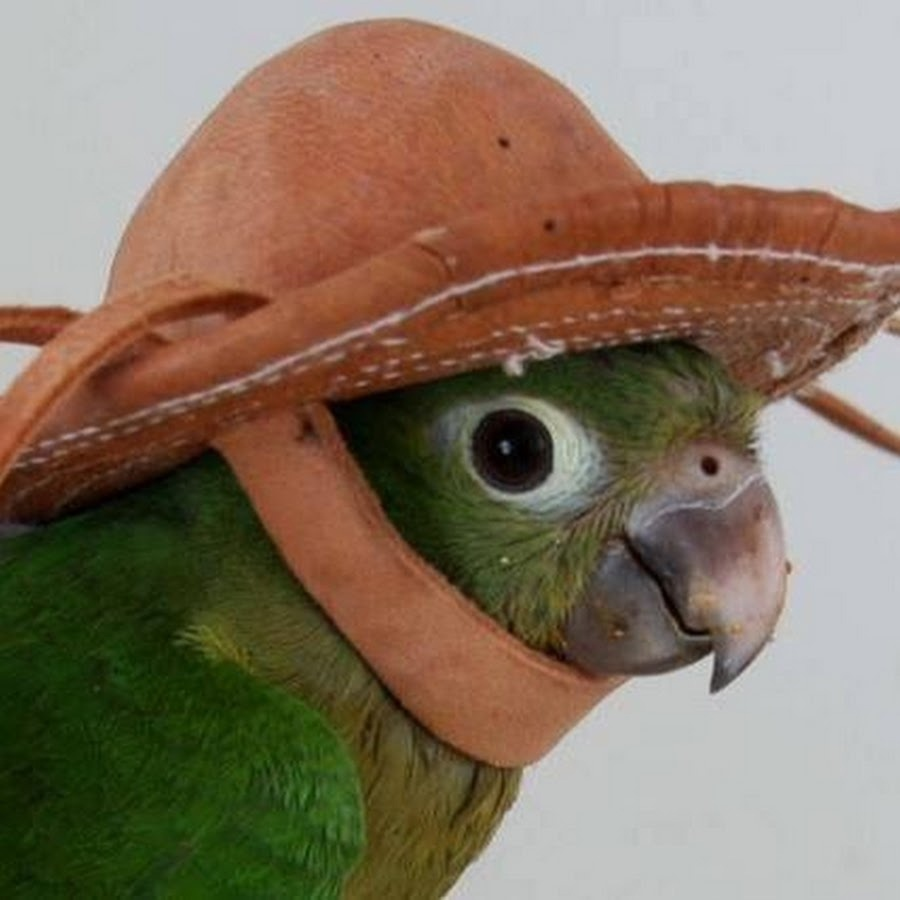
//> input picture lab_exp/ocv21labs-main/Lab 2/main_task/popug.jpg, 900 x 900 px
$ ./lab2   (built with g++ and OpenCV 4)
//> lines starting //> are read from the running program, lines starting //| are printed output that depends on the picture
### lab_exp/ocv21labs-main/Lab 2/main_task/ManyImg.hpp
#include <opencv2/imgproc.hpp>
#include <opencv2/imgcodecs.hpp>
#include <opencv2/core.hpp>
#include <opencv2/highgui.hpp>
#include <string>;
#include <iostream>;
#include <cstdarg>


void ShowManyImages(std::string title, int nArgs, ...);

### lab_exp/ocv21labs-main/Lab 2/main_task/ManyImg.cpp
#include "ManyImg.hpp";


void ShowManyImages(std::string title, int nArgs, ...) {
    int size;
    int i;
    int m, n;
    int x, y;

    // w - Maximum number of images in a row
    // h - Maximum number of images in a column
    int w, h;

    // scale - How much we have to resize the image
    float scale;
    int max;

    // If the number of arguments is lesser than 0 or greater than 12
    // return without displaying
    if (nArgs <= 0) {
        printf("Number of arguments too small....\n");
        return;
    }
    else if (nArgs > 14) {
        printf("Number of arguments too large, can only handle maximally 12 images at a time ...\n");
        return;
    }
    // Determine the size of the image,
    // and the number of rows/cols
    // from number of arguments
    else if (nArgs == 1) {
        w = h = 1;
        size = 720;
    }
    else if (nArgs == 2) {
        w = 2; h = 1;
        size = 720;
    }
    else if (nArgs == 3 || nArgs == 4) {
        w = 2; h = 2;
        size = 480;
    }
    else if (nArgs == 5 || nArgs == 6) {
        w = 3; h = 2;
        size = 480;
    }
    else if (nArgs == 7 || nArgs == 8) {
        w = 4; h = 2;
        size = 480;
    }
    else {
        w = 4; h = 3;
        size = 330;
    }
    // Create a new 3 channel image
    cv::Mat DispImage = cv::Mat::zeros(cv::Size(100 + size * w, 60 + size * h), CV_8UC1);
    // Used to get the arguments passed
    va_list args;
    va_start(args, nArgs);
    // Loop for nArgs number of arguments
    for (i = 0, m = 20, n = 20; i < nArgs; i++, m += (20 + size)) {
        // Get the Pointer to the IplImage
        cv::Mat img = va_arg(args, cv::Mat);

        // Check whether it is NULL or not
        // If it is NULL, release the image, and return
        if (img.empty()) {
            printf("Invalid arguments");
            return;
        }
        // Find the width and height of the image
        x = img.cols;
        y = img.rows;
        // Find whether height or width is greater in order to resize the image
        max = (x > y) ? x : y;

        // Find the scaling factor to resize the image
        scale = (float)((float)max / size);

        // Used to Align the images
        if (i % w == 0 && m != 20) {
            m = 20;
            n += 20 + size;
        }
        // Set the image ROI to display the current image
        // Resize the input image and copy the it to the Single Big Image
        cv::Rect ROI(m, n, (int)(x / scale), (int)(y / scale));
        cv::Mat temp; resize(img, temp, cv::Size(ROI.width, ROI.height));
        temp.copyTo(DispImage(ROI));
    }

    // Create a new window, and show the Single Big Image
    //namedWindow(title, 1);
    imshow(title, DispImage);
    //waitKey();
    //waitKey(15);
    // End the number of arguments
    va_end(args);
}

### lab_exp/ocv21labs-main/Lab 2/main_task/lab2.cpp
#include <opencv2/imgproc.hpp>
#include <opencv2/imgcodecs.hpp>
#include <opencv2/core.hpp>
#include <opencv2/highgui.hpp>
#include <opencv2/core/utility.hpp>
#include "ManyImg.hpp";
#include <iostream>


#define _USE_MATH_DEFINES
#include <cmath>

const double M_E = 2.71828182845904523536;


// [35 lines left out: functions boxFilter, gaussFilter, not called in this run]

void laplaseFilter(cv::Mat& original)
{
	float kernelArray[] = {0.0, 1.0, 0.0, 1.0, -4.0, 1.0, 0.0, 1.0, 0.0};
	//float kernelArray[] = { -1.0, -1.0, -1.0, -1.0, -8.0, -1.0, -1.0, -1.0, -1.0 };
	cv::Mat kernel(3, 3, CV_32FC1, kernelArray);

	cv::filter2D(original, original, -1, kernel, cv::Point(-1, -1));

}

// [5 lines left out: function unsharpMask, not called in this run]

void laplaseUnsharp(cv::Mat& original, cv::Mat& laplase, double k = 1)
{
	original = original - k * laplase;
}

// [27 lines left out: functions subsctract, logTransform, not called in this run]

int main() {
	cv::Mat original = cv::imread("../popug.jpg");
//> original is the input picture: 900 rows x 900 cols, CV_8UC3; mean B, G, R 95, 114.3, 131.3
	cv::cvtColor(original, original, cv::COLOR_BGR2GRAY);
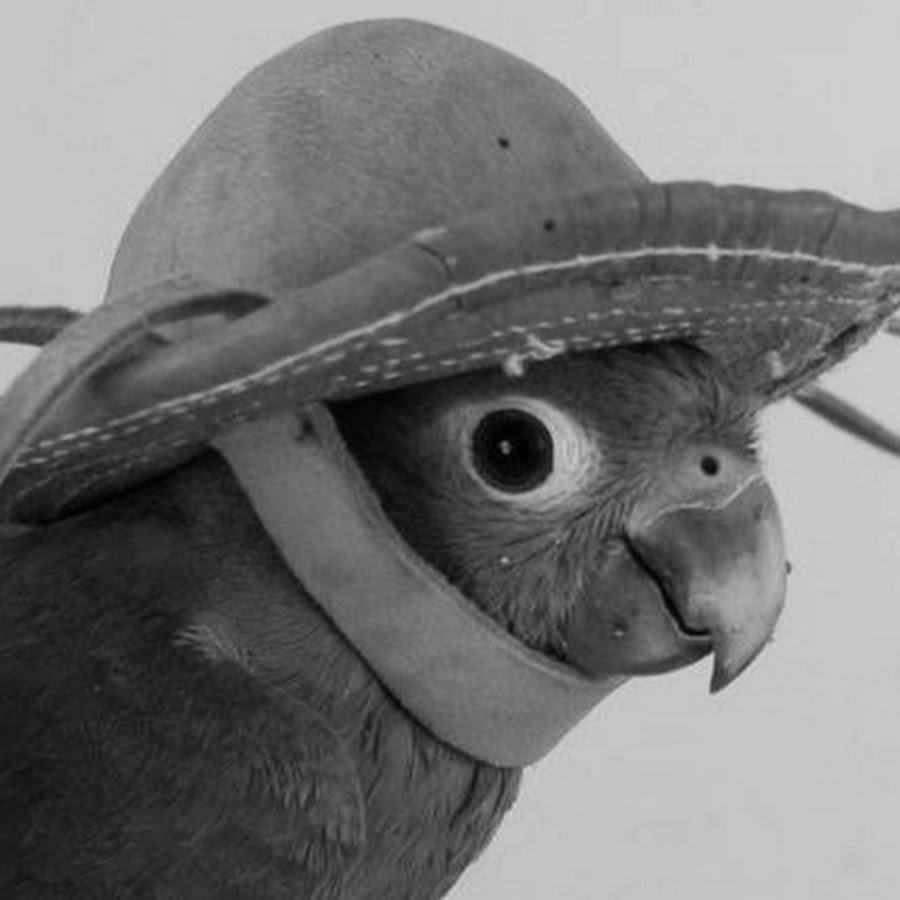
//> original: 900 rows x 900 cols, CV_8UC1; min 0, max 214, mean 117.2
	cv::Mat bfCopy = original.clone();
	cv::Mat blurCopy = original.clone();
	cv::Mat diff(original.rows, original.cols, original.type());
	cv::Mat unsharped(original.rows, original.cols, original.type());
	cv::Mat unsharped2(original.rows, original.cols, original.type());
	cv::TickMeter tm;

	int disparity = 100;
	int task = 7;

	switch (task)
	{
	case 1:
		boxFilter(bfCopy, 7);

		cv::imshow("Task 1", bfCopy);
		break;

	case 2:
		tm.start();
		boxFilter(bfCopy, 7);
		tm.stop();
		std::cout << "Own implementation: " << tm.getTimeMilli() << std::endl;
		tm.start();
		cv::blur(blurCopy, blurCopy, cv::Size(7,7));
		tm.stop();
		std::cout << "Blur: " << tm.getTimeMilli() << std::endl;
		disparity = subsctract(bfCopy, blurCopy, diff);
		std::cout << "Image  similarity: " << 100 - disparity << "%" << std::endl;

		ShowManyImages("Task 2", 4, original, bfCopy, blurCopy, diff);
		break;

	case 3:
		std::cout << "Included in task #2" << std::endl;
		break;

	case 4:
		boxFilter(bfCopy, 7);
		gaussFilter(blurCopy, 1, 3);
		cv::GaussianBlur(blurCopy, blurCopy, cv::Size(3, 3), 0.8);
		disparity = subsctract(original, blurCopy, diff);
		std::cout << "Image  similarity: " << 100 - disparity << "%" << std::endl;
		if (disparity < 5) logTransform(diff, 10);

		ShowManyImages("Task 4", 4, original, bfCopy, blurCopy, diff);
		break;

	case 5:
		gaussFilter(blurCopy, 1.4, 7);
		//cv::GaussianBlur(blurCopy, blurCopy, cv::Size(7, 7), 1.4);
		unsharpMask(original, blurCopy, unsharped, 3);
		boxFilter(bfCopy, 7);
		unsharpMask(original, bfCopy, unsharped2, 3);
		disparity = subsctract(unsharped, unsharped2, diff);
		std::cout << "Image  similarity: " << 100 - disparity << "%" << std::endl;

		ShowManyImages("Task 5", 4, original, unsharped, unsharped2, diff);
		break;
	case 6:
		laplaseFilter(bfCopy);

		cv::imshow("Laplase", bfCopy);
		break;

	case 7:
		laplaseFilter(bfCopy);
//> in laplaseFilter, `cv::filter2D(original, original, -1, kernel, cv::Point(-1, -1));`:
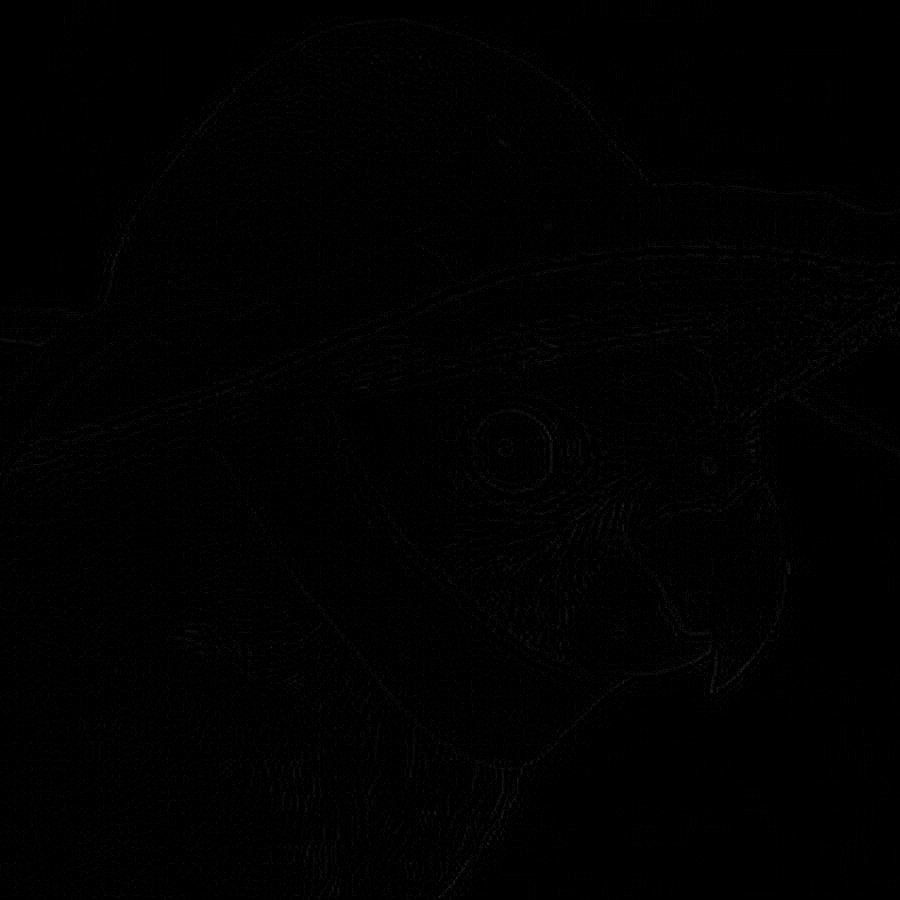
//> original: 900 rows x 900 cols, CV_8UC1; min 0, max 44, mean 1.1
		unsharped2 = original.clone();
		laplaseUnsharp(unsharped2, bfCopy, 1.5);

		ShowManyImages("Task 7", 3, original, bfCopy, unsharped2);
//> in ShowManyImages, `imshow(title, DispImage);`:
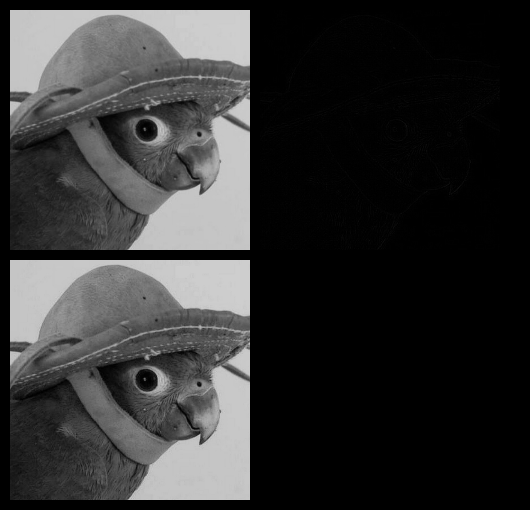
//> window 'Task 7': 1020 rows x 1060 cols, CV_8UC1 (shown at 1/2 size); min 0, max 210, mean 49.8
		break;

	default:
		break;
	}


	char key = (char)cv::waitKey(-1);
//> the space key is pressed
}

$ run again, with lab_exp/ocv21labs-main/Lab 2/main_task/city.png saved as lab_exp/ocv21labs-main/Lab 2/main_task/popug.jpg
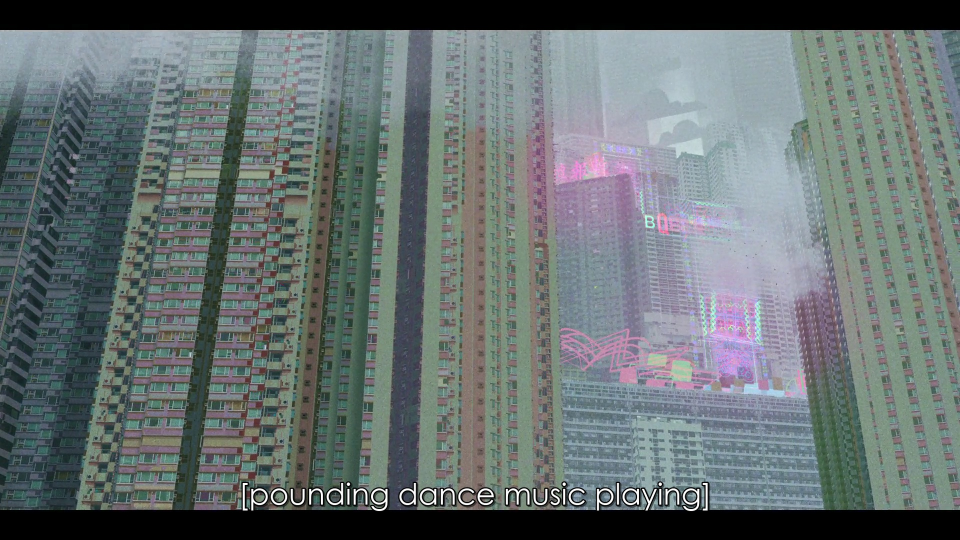
//> input picture lab_exp/ocv21labs-main/Lab 2/main_task/city.png, 1920 x 1080 px (shown at 1/2 size)
//> original is the input picture: 1080 rows x 1920 cols, CV_8UC3; mean B, G, R 112.3, 111.7, 102.4
//> in laplaseFilter, `cv::filter2D(original, original, -1, kernel, cv::Point(-1, -1));`:
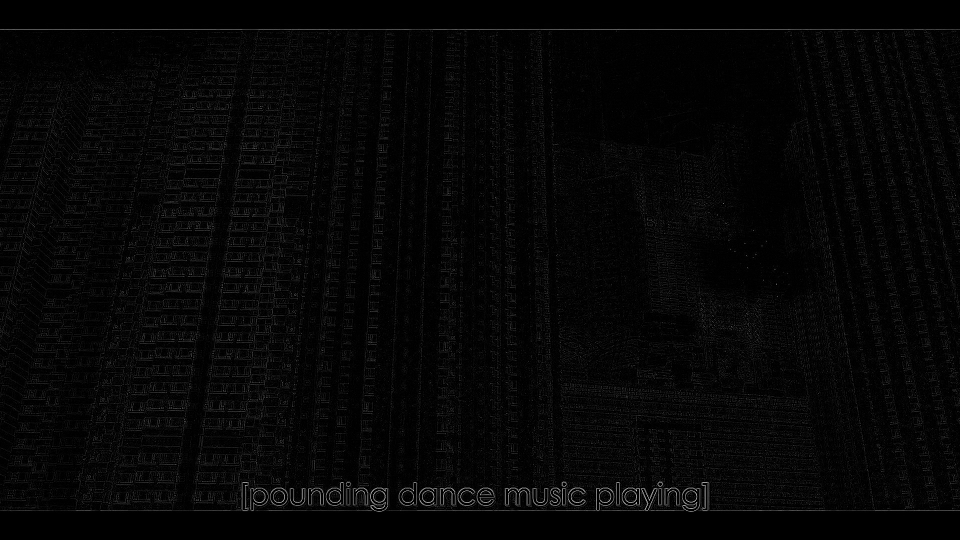
//> original: 1080 rows x 1920 cols, CV_8UC1 (shown at 1/2 size); min 0, max 255, mean 6.1
//> in ShowManyImages, `imshow(title, DispImage);`:
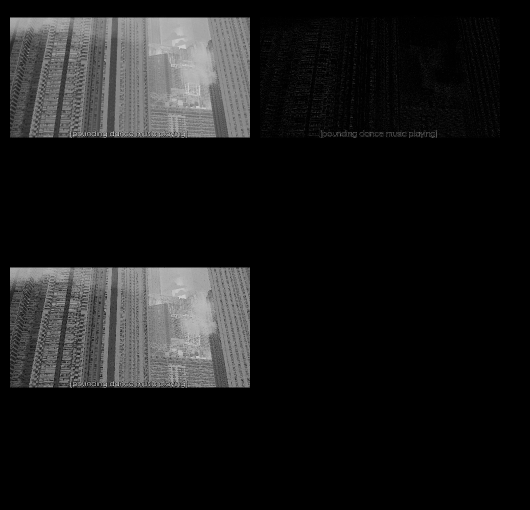
//> window 'Task 7': 1020 rows x 1060 cols, CV_8UC1 (shown at 1/2 size); min 0, max 255, mean 26
